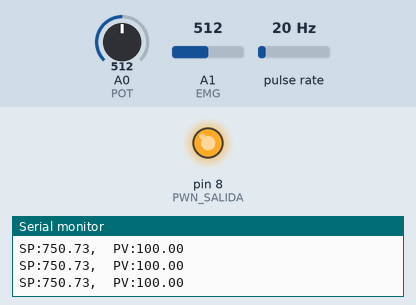
This sketch was run on a simulated Arduino Uno, built with avr-gcc and run on an emulated ATmega328P. Parts: output pins drawn as LEDs (lit = HIGH), the last lines printed to the serial monitor. Wiring (inferred from the names in the program): pulse sensor: data pin 3. Inputs (shaded band) come from the test bench; at power-on: pulse rate 20 Hz, A1 (EMG) = 512, A0 (POT) = 512.

Above: at 1.2 s.
1.3 s: pulse rate (sensor on pin 3) set to 196 Hz
At 4.1 s:
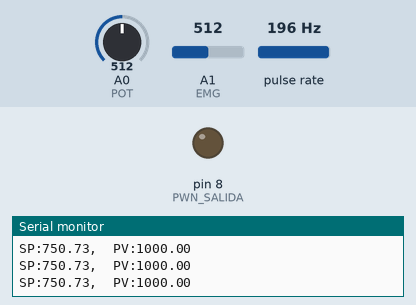
4.3 s: pulse rate (sensor on pin 3) set to 4 Hz
At 4.9 s:
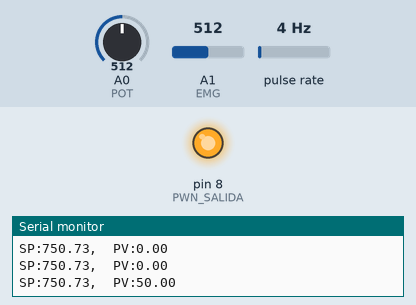
5.8 s: A1 (EMG) set to 414
7.3 s: A1 (EMG) set to 385
At 8.6 s:
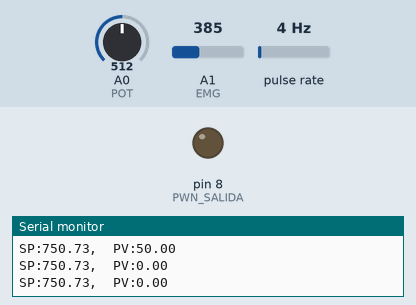
Timing chart, 0 to 9.8 s (numbered marks = the images above; inputs shaded):
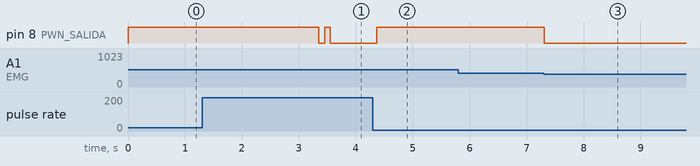

The sketch:

PID.ino
```cpp
float sp;
float pv;

volatile int contador=0; //contador de pulsos detectados
int sensor=3; // puerto del sensor
unsigned long previousMillis = 0;
long interval = 100; // intervalor de tiempo en ms que pasan para que se reinicie el contador

// variables de la ecuacion de diferencias del controlador PID
float cv, cv1, error, error1, error2;

// parametros a cambiar
float Kp = 1;       // Ganancia del sistema
float Ki = 1;
float Kd = 0.01;    //
float Tm = 0.1;     //

void setup(){
  pinMode(A1, INPUT); //EMG
  pinMode(A0, INPUT); //POT
  pinMode(8, OUTPUT); //PWN_SALIDA

  pinMode(sensor, INPUT); // puerto del sensor inicalizado
  Serial.begin(115200);
  attachInterrupt(1, interrupcion, RISING); // metodo de interrupciones incializado
}

void loop(){

  unsigned long currentMillis = millis();

  if((currentMillis - previousMillis) >= interval){ // se imprime el contador que arrojo a los 100ms y se reinicia
    previousMillis = currentMillis;
    pv = 10 * contador * (60.0/12.0); //RPM del eje principal
    contador=0;
  }

  //rango definido por el POT

  float range = analogRead(A0);

  //---SET POINT---//
  sp = range * (1500.0/1023.0); // 0 - 1500rpm

  error = sp - pv;

  //---ECUACION DE DIFERENCIAS---//
  cv = cv1 + (Kp + Kd/Tm)*error + (-Kp + Ki*Tm - 2*Kd/Tm)*error1 + (Kd/Tm)*error2;

  // recursividad
  cv1 = cv;
  error2 = error1;
  error1 = error;

  // Saturacion de la salida
  if(cv > 500.0){ // valor maximo de cv (maximas revoluiciones posibles)
    cv = 500.0;
  }
  if(cv < 235.0){ // valor en el que el motor comienza a moverse (sujeto a cambios)
    cv = 235.0;
  }

  if(analogRead(A1) > 400){ //Solo se activa cuando hay actividad muscular
    analogWrite(8, cv * (255.0/500.0)); // 0 - 255
  }else {
    analogWrite(8, 0);
  }

  // impresion de las variables
  Serial.print("SP:");
  Serial.print(sp);
  Serial.print(",  PV:");
  Serial.println(pv);
  delay(100);
}

void interrupcion(){
  contador++;
}
```

Measured:
- the behaviour switches between 401 and 400 on A1 (EMG) (found by bisection; images 2 and 3)
- after the input at 1.3 s, pin 8 (PWN_SALIDA): HIGH → LOW after 2.1 s, → HIGH 0.10 s later, → LOW 0.10 s later
- after the input at 4.3 s, pin 8 (PWN_SALIDA): LOW → HIGH after 0.07 s
- after the input at 7.3 s, pin 8 (PWN_SALIDA): HIGH → LOW at once
